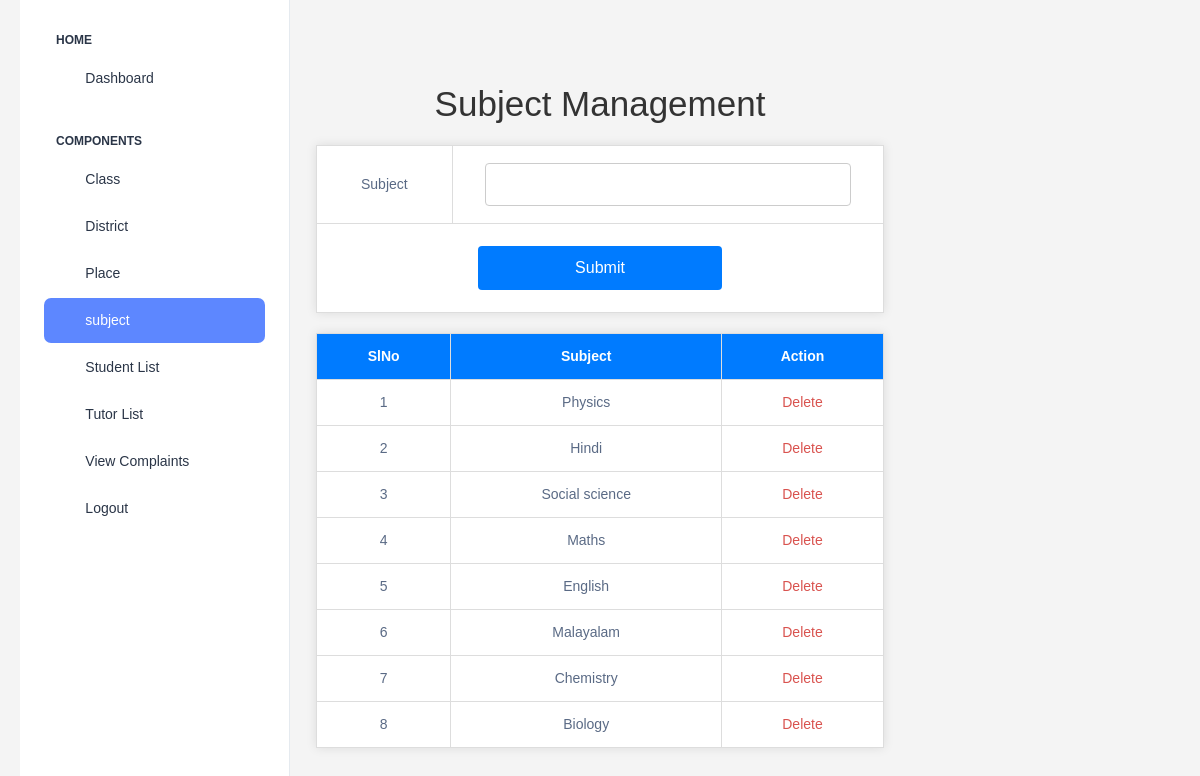
The page /Project/Admin/Subject.php on the database its author committed.
### tables this page shows
CREATE TABLE `tbl_subject` (
  `subject_id` int(11) NOT NULL,
  `subject_name` varchar(30) NOT NULL
);

### Project/Admin/Subject.php (the view, shortened to what this page needs)
<?php
include('../Assets/connection/connection.php');
include("Head.php");
?>
<!DOCTYPE html>
<html lang="en">
<head>
</head>
<body>
<h1>Subject Management</h1>
<form id="form1" name="form1" method="post" action="">
    <table>
        <tr>
            <td>Subject</td>
            <td>
                <input type="text" required name="txtsubject" id="txtsubject" autocomplete="off" />
            </td>
        </tr>
        <tr>
            <td colspan="2" align="center">
                <input type="submit" name="btnsubmit" id="btnsubmit" value="Submit" />
            </td>
        </tr>
    </table>
</form>
<table>
    <tr>
        <th>SlNo</th>
        <th>Subject</th>
        <th>Action</th>
    </tr>
    <?php
    $i = 0;
    $sel = "select * from tbl_subject";
    $row = $Conn->query($sel);
    while ($data = $row->fetch_assoc()) {
        $i++;
    ?>
    <tr>
        <td><?php echo $i; ?></td>
        <td><?php echo $data['subject_name']; ?></td>
        <td><a href="Subject.php?id=<?php echo $data['subject_id']; ?>">Delete</a></td>
    </tr>
    <?php } ?>
</table>
</body>
</html>
<?php
include("Foot.php");
?>

### Project/Admin/Subject.php (style rules this page uses)
body { font-family: Arial, sans-serif; background-color: #f4f4f4; margin: 0; padding: 20px; }
h1 { text-align: center; color: #333; }
table { width: 50%; margin: 20px auto; border-collapse: collapse; background-color: #fff; box-shadow: 0 0 10px rgba(0, 0, 0, 0.1); }
th, td { border: 1px solid #ddd; padding: 12px; text-align: center; }
th { background-color: #007bff; color: white; }
input[type="text"] { width: 90%; padding: 10px; margin: 5px 0; border: 1px solid #ccc; border-radius: 4px; }
input[type="submit"] { width: 45%; padding: 10px; border: none; border-radius: 4px; background-color: #007bff; color: white; font-size: 16px; cursor: pointer; margin: 10px 2%; }
a { color: #d9534f; text-decoration: none; }

### rows shown on the page
tbl_subject: subject_name "Physics"
tbl_subject: subject_name "Hindi"
tbl_subject: subject_name "Social science"
tbl_subject: subject_name "Maths"
tbl_subject: subject_name "English"
tbl_subject: subject_name "Malayalam"
tbl_subject: subject_name "Chemistry"
tbl_subject: subject_name "Biology"
